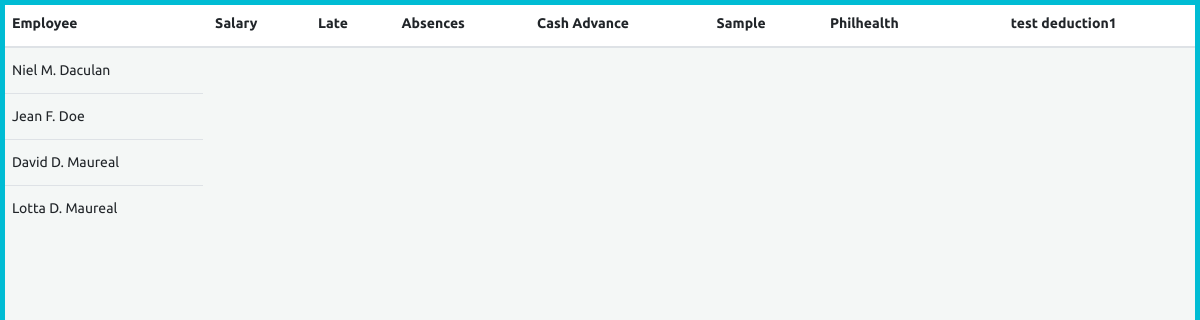
The page /add-new-payroll.php on the database its author committed.
### tables this page shows
CREATE TABLE `deductions` (
  `id` int(30) NOT NULL,
  `deduction` text NOT NULL,
  `description` text NOT NULL
);

CREATE TABLE `employee` (
  `id` int(20) NOT NULL,
  `employee_no` varchar(100) NOT NULL,
  `employee_code` varchar(10) NOT NULL,
  `firstname` varchar(50) NOT NULL,
  `middlename` varchar(20) NOT NULL,
  `lastname` varchar(50) NOT NULL,
  `department_id` int(30) NOT NULL,
  `position_id` int(30) NOT NULL,
  `salary` double NOT NULL,
  `time_in` varchar(10) NOT NULL,
  `time_out` varchar(10) NOT NULL,
  `status` int(1) NOT NULL DEFAULT 1 COMMENT '0=inactive;1=active'
);

### add-new-payroll.php (the view, shortened to what this page needs)
<?php include('./db_connect.php'); ?>
<!doctype html>
<html lang="en">
<head>
<link rel="stylesheet" href="assets/vendor/bootstrap/css/bootstrap.min.css">
<link rel="stylesheet" href="assets/vendor/font-awesome/css/font-awesome.min.css">
<link rel="stylesheet" href="assets/css/main.css">
<link rel="stylesheet" href="assets/css/color_skins.css">
</head>
<body class="theme-cyan">
	<div id="wrapper">
        <div class="freeze-table">
            <table class="table">
                <thead >
                    <tr>
                        <th>Employee</th>
                        <th>Salary</th>
                        <th>Late</th>
                        <th>Absences</th>
                        <?php
                           $query = $conn->query("SELECT * FROM deductions order by id asc");
                           while($row=$query->fetch_assoc()){
                        ?>
                        <th><?php echo $row['deduction']?></th>
                        <?php } ?>
                    </tr>
                </thead>
                <tbody class="scrollContent">
                  <?php
                        $dept = $conn->query("SELECT * from employee ");
                            while($row=$dept->fetch_assoc()){
					?>
                    <tr>
                        <td><?php echo $row['firstname']?> <?php echo $row['middlename']?>. <?php echo $row['lastname']?></td>
                    </tr>
                    <?php }?>
                </tbody>
            </table>
        </div>
	</div>
</body>
</html>

### assets2/css/color_skins.css (style rules this page uses)
.theme-cyan:before,.theme-cyan:after { background:#00bcd4 }
.theme-cyan #wrapper:before,.theme-cyan #wrapper:after { background:#00bcd4 }

### rows shown on the page
deductions: deduction "Cash Advance"
deductions: deduction "Sample"
deductions: deduction "Philhealth"
deductions: deduction "test deduction1"
employee: firstname "Niel", middlename "M", lastname "Daculan"
employee: firstname "Jean", middlename "F", lastname "Doe"
employee: firstname "David", middlename "D", lastname "Maureal"
employee: firstname "Lotta", middlename "D", lastname "Maureal"
